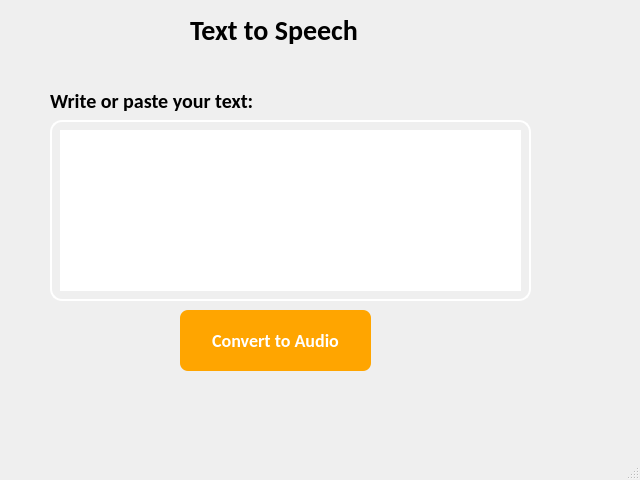
<?xml version="1.0" encoding="UTF-8"?>
<ui version="4.0">
 <class>MainWindow</class>
 <widget class="QMainWindow" name="MainWindow">
  <property name="geometry">
   <rect>
    <x>0</x>
    <y>0</y>
    <width>640</width>
    <height>480</height>
   </rect>
  </property>
  <property name="windowTitle">
   <string>Text to Speech</string>
  </property>
  <property name="styleSheet">
   <string notr="true">background-image: url(:/newPrefix/bg.jpg);
background-position:center-botton;
background-repeat:no-repeat;
background-attachment:fixed;</string>
  </property>
  <widget class="QWidget" name="centralwidget">
   <widget class="QLabel" name="appTitle">
    <property name="geometry">
     <rect>
      <x>190</x>
      <y>10</y>
      <width>221</width>
      <height>41</height>
     </rect>
    </property>
    <property name="styleSheet">
     <string notr="true">font-family:Calibri;
font-size:28px;
font-weight:bold;
color:black;
background-image: url(none);</string>
    </property>
    <property name="text">
     <string>Text to Speech</string>
    </property>
   </widget>
   <widget class="QLabel" name="textTitle">
    <property name="geometry">
     <rect>
      <x>50</x>
      <y>80</y>
      <width>271</width>
      <height>41</height>
     </rect>
    </property>
    <property name="styleSheet">
     <string notr="true">font-family:Calibri;
font-size:20px;
font-weight:bold;
color:black;
background-image: url(none);</string>
    </property>
    <property name="text">
     <string>Write or paste your text:</string>
    </property>
   </widget>
   <widget class="QPlainTextEdit" name="textArea">
    <property name="geometry">
     <rect>
      <x>50</x>
      <y>120</y>
      <width>481</width>
      <height>181</height>
     </rect>
    </property>
    <property name="styleSheet">
     <string notr="true">font-family:Calibri;
padding:8px;
color:orange;
font-size:20px;
border-radius:12px;
font-weight: bold;
border:2px solid white;
</string>
    </property>
   </widget>
   <widget class="QPushButton" name="convertButton">
    <property name="geometry">
     <rect>
      <x>180</x>
      <y>310</y>
      <width>191</width>
      <height>61</height>
     </rect>
    </property>
    <property name="styleSheet">
     <string notr="true">background-image: url(none);
background-color: orange;
font-family:Calibri;
font-weight:bold;
font-size:18px;
color:white;
border-radius:8px;</string>
    </property>
    <property name="text">
     <string>Convert to Audio</string>
    </property>
   </widget>
  </widget>
  <widget class="QStatusBar" name="statusbar"/>
 </widget>
 <resources>
  <include location="source.qrc"/>
 </resources>
 <connections/>
</ui>
